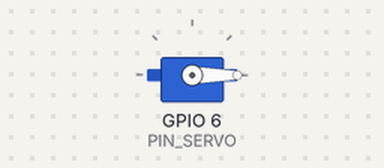
This sketch was run on a simulated ESP32-S3. Parts: servo. Servo pulses on a pin are drawn as a servo (544–2400 µs = 0–180°); what the sketch prints to the serial monitor is not drawn.

Above: at 1.35 s.
At 2.2 s:
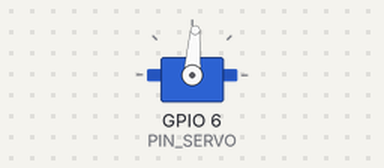
At 3.05 s:
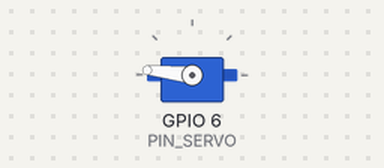
At 4.75 s:
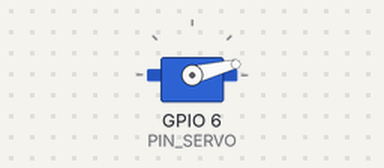
Timing chart, 0 to 9.7 s (numbered marks = the images above):
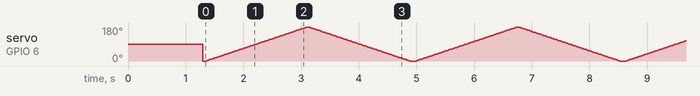

The sketch:

L06_servo_sweep.ino
```cpp
/*
  L06 舵机扫动（GS90 / SG90 类 180° 舵机）
  接线：
    舵机 棕/黑(GND)  → 外部 5V 电源负极，并且必须连到 ESP32 的 GND
    舵机 红(VCC)     → 外部 5V 电源正极（4.8~6V，不要接 3.3V，不要从板子 5V 排针取电）
    舵机 橙/黄(信号) → GPIO6（左排第 6 孔）
  现象：上电先回中位 90°，然后 0° → 180° → 0° 来回扫动。
*/

const int PIN_SERVO = 6;      // 信号线接的 GPIO
const int PWM_FREQ  = 50;     // 舵机标准频率 50Hz（周期 20ms）
const int PWM_RES   = 14;     // 分辨率 14 位：把 20ms 切成 16384 份
const int US_MIN    = 500;    // 0°   对应的脉宽（微秒）
const int US_MAX    = 2400;   // 180° 对应的脉宽（微秒；SG90 常见 500~2400，别超）

// 把角度（0~180）换算成 PWM 占空比并输出
void setAngle(int deg) {
  deg = constrain(deg, 0, 180);
  int us = map(deg, 0, 180, US_MIN, US_MAX);          // 角度 → 脉宽(us)
  uint32_t duty = (uint32_t)us * (1u << PWM_RES) / 20000u;  // 脉宽 → 占空比
  ledcWrite(PIN_SERVO, duty);
}

void setup() {
  Serial.begin(115200);
  delay(500);

  ledcAttach(PIN_SERVO, PWM_FREQ, PWM_RES);   // 占用 GPIO6 输出 50Hz PWM

  setAngle(90);                                // 上电先回中位，方便装舵机臂
  Serial.println("舵机已回中位 90°");
  delay(800);
}

void loop() {
  // 0° → 180°
  for (int a = 0; a <= 180; a += 2) {
    setAngle(a);
    delay(20);
  }
  // 180° → 0°
  for (int a = 180; a >= 0; a -= 2) {
    setAngle(a);
    delay(20);
  }
}
```
